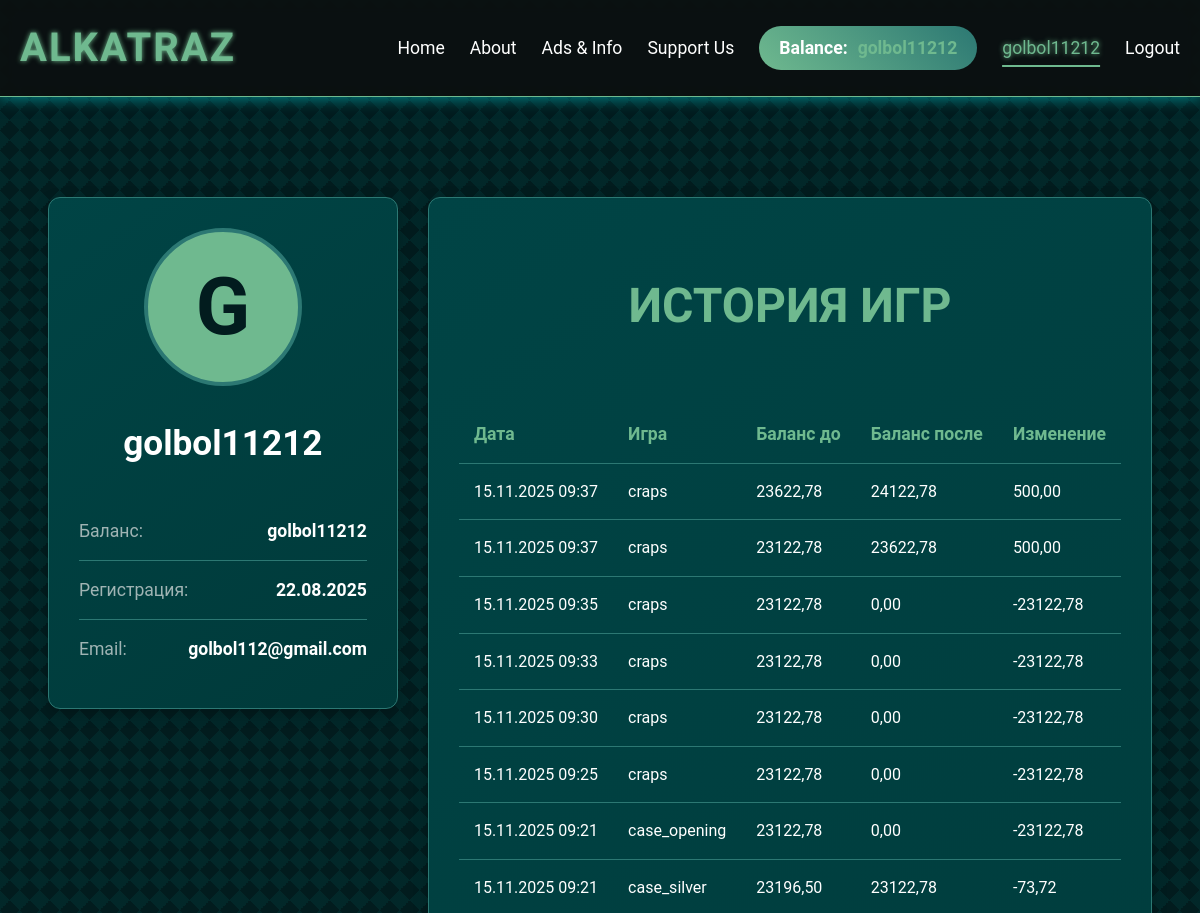
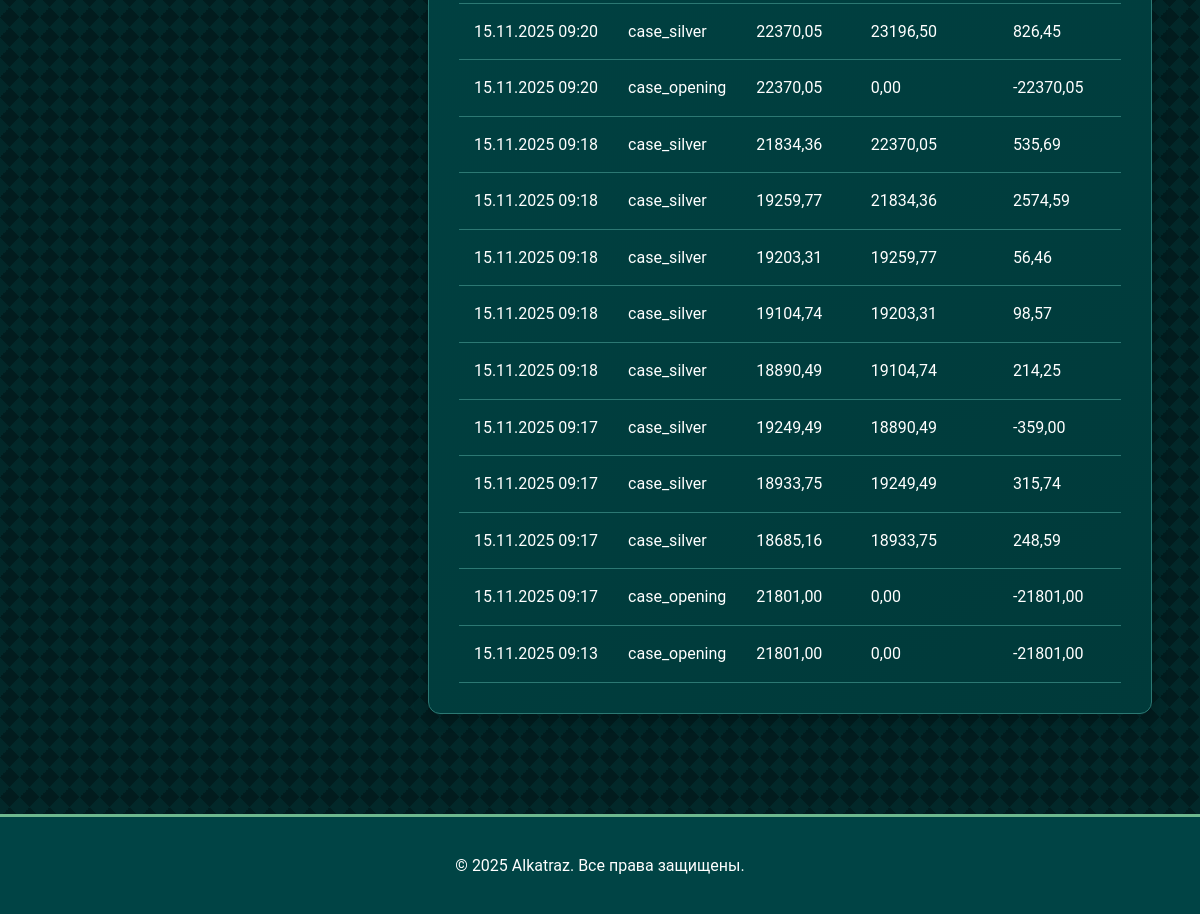
/profile/ (signed in), run on an earlier commit of the app's database (2 pictures, top to bottom).
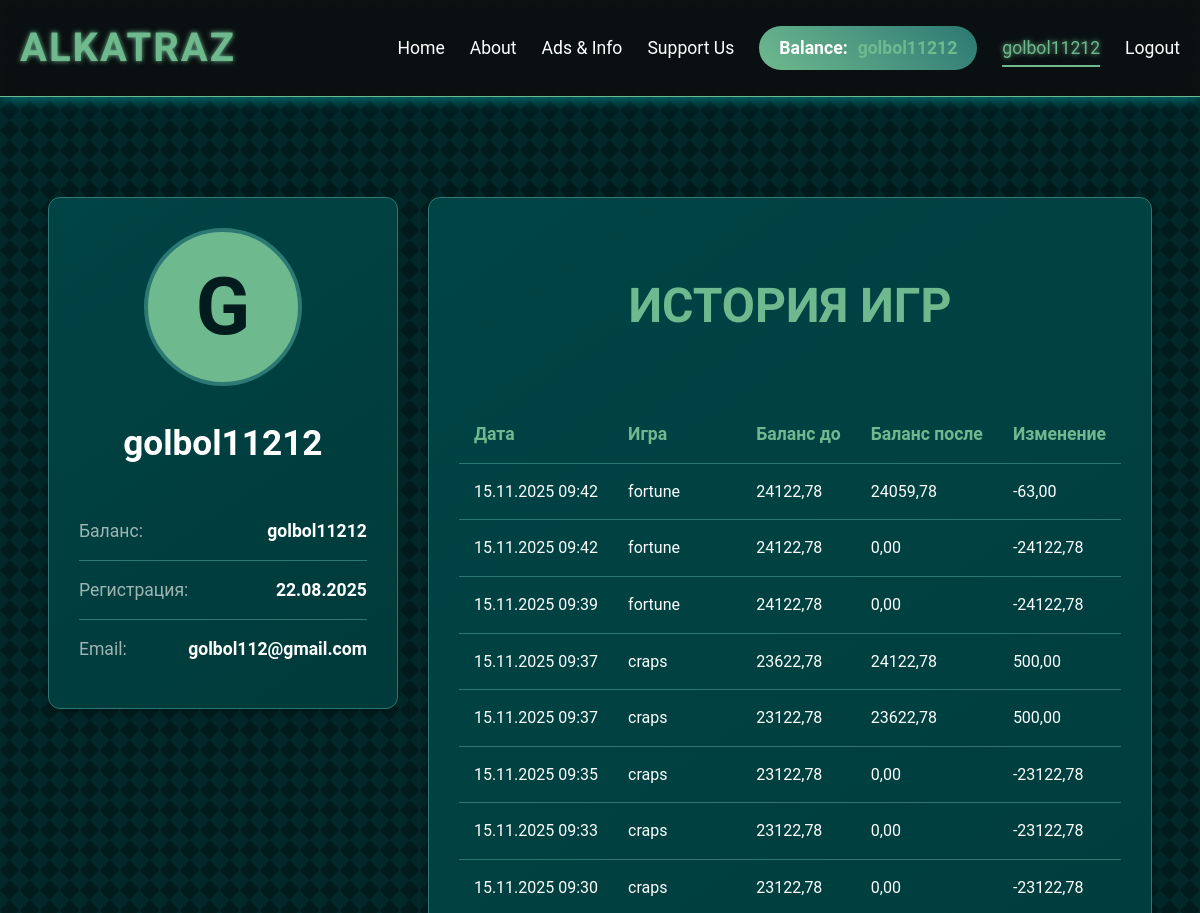
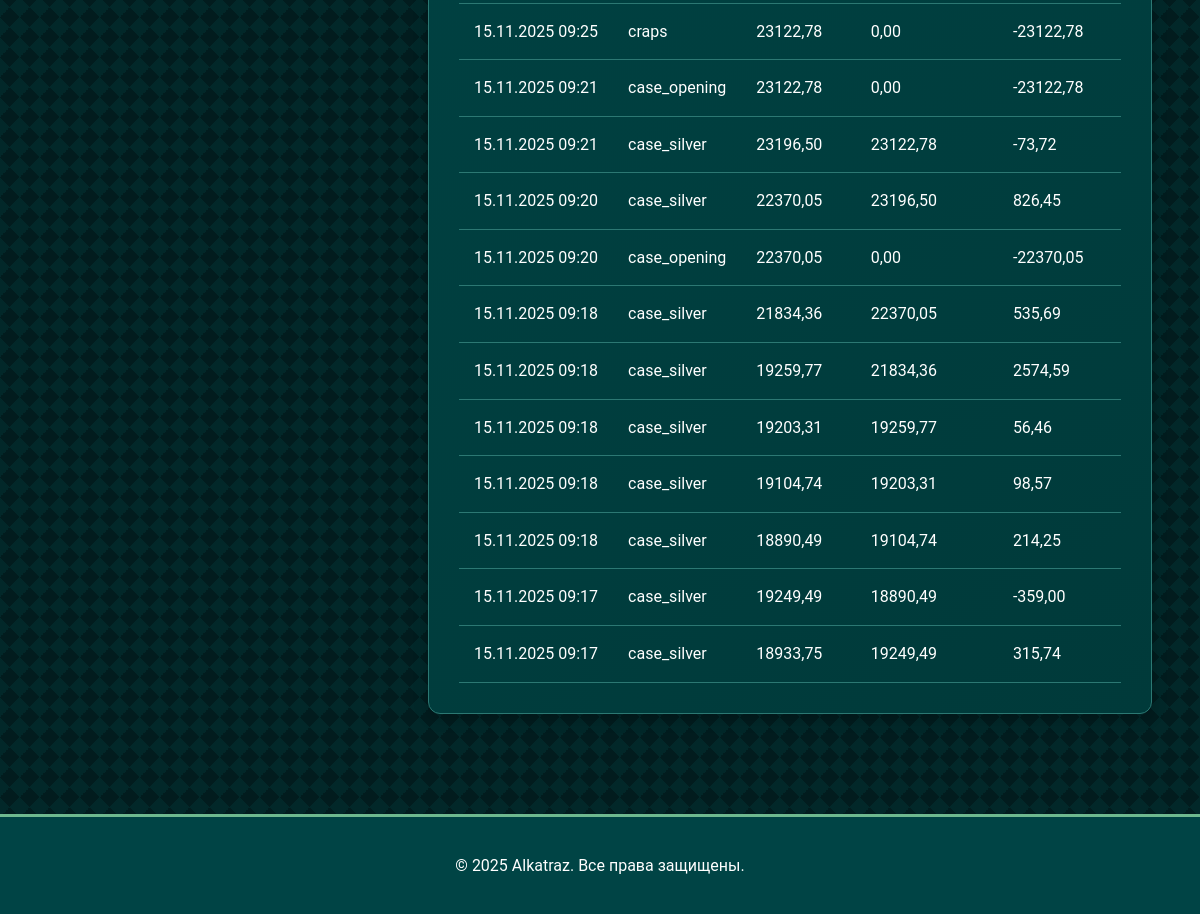
And on a later commit of the database (2 pictures, top to bottom).
### accounts/models.py (models this page shows, shortened)
class CustomUser(AbstractUser):
    balance = models.DecimalField(decimal_places=2, default=1000.0, max_digits=10)
    blinko_balance = models.DecimalField(decimal_places=2, default=1000.0, max_digits=10)
    blingo_balance = models.DecimalField(decimal_places=2, default=1000.0, max_digits=10)
    phone = models.CharField(max_length=15, blank=True)
    blinko_plays_today = models.IntegerField(default=0)
    last_blinko_play_date = models.DateField(null=True, blank=True)
    blingo_plays_today = models.IntegerField(default=0)
    last_blingo_play_date = models.DateField(null=True, blank=True)

### pages/models.py (models this page shows, shortened)
class GameClick(models.Model):
    user = models.ForeignKey(settings.AUTH_USER_MODEL, on_delete=models.SET_NULL, null=True, blank=True)
    game_name = models.CharField(max_length=100)
    target_url = models.URLField()
    timestamp = models.DateTimeField(auto_now_add=True)
    current_balance = models.DecimalField(max_digits=10, decimal_places=2, default=0)
    new_balance = models.DecimalField(max_digits=10, decimal_places=2, default=0)
    total = models.DecimalField(max_digits=10, decimal_places=2, default=0)

### profil/views.py (the view)
# urls.py: path('', views.prof, name='prof'),
@login_required
def prof(request):
    game_history = GameClick.objects.filter(user=request.user).order_by('-timestamp')[:20]
    total_games = GameClick.objects.filter(user=request.user).count()
    favorite_game_query = GameClick.objects.filter(user=request.user) \
        .values('game_name') \
        .annotate(count=Count('game_name')) \
        .order_by('-count') \
        .first()
    favorite_game = favorite_game_query['game_name'] if favorite_game_query else "Нет данных"
    last_activity = GameClick.objects.filter(user=request.user) \
        .aggregate(last=Max('timestamp'))['last']
    context = {
        'user': request.user,
        'game_history': game_history,
        'total_games': total_games,
        'favorite_game': favorite_game,
        'last_activity': last_activity,
    }
    return render(request, 'profil/prof.html', context)

### profil/templates/profil/prof.html (shortened to what this page needs)
{% extends 'pages/base.html' %}
{% load static %}
{% block content %}
<div class="profile-container fade-in">
    <div class="profile-grid">
        <div class="profile-sidebar">
            <div class="profile-card">
                <div class="profile-header">
                    <div class="profile-avatar">{{ user.username|first|upper }}</div>
                    <h2 class="profile-username">{{ user.username }}</h2>
                </div>
                <ul class="info-list">
                    <li class="info-item">
                        <span class="info-label">Баланс:</span>
                        <span class="info-value">{{ request.session.balance|default:"0" }}</span>
                    </li>
                    <li class="info-item">
                        <span class="info-label">Регистрация:</span>
                        <span class="info-value">{{ user.date_joined|date:"d.m.Y" }}</span>
                    </li>
                    <li class="info-item">
                        <span class="info-label">Email:</span>
                        <span class="info-value">{{ user.email|default:"Не указан" }}</span>
                    </li>
                </ul>
            </div>
        </div>
        <div class="profile-main">
            <div class="profile-card">
                <h2 class="section-title">История игр</h2>
                {% if game_history %}
                <div class="table-responsive">
                    <table class="history-table">
                        <thead>
                            <tr>
                                <th>Дата</th>
                                <th>Игра</th>
                                <th>Баланс до</th>
                                <th>Баланс после</th>
                                <th>Изменение</th>
                            </tr>
                        </thead>
                        <tbody>
                            {% for game in game_history %}
                            <tr>
                                <td>{{ game.timestamp|date:"d.m.Y H:i" }}</td>
                                <td>{{ game.game_name }}</td>
                                <td>{{ game.current_balance }}</td>
                                <td>{{ game.new_balance }}</td>
                                <td>{{ game.total }}</td>
                            </tr>
                            {% endfor %}
                        </tbody>
                    </table>
                </div>
                {% else %}
                <p>У вас еще нет истории игр.</p>
                {% endif %}
            </div>
        </div>
    </div>
</div>
{% endblock %}

### pages/templates/pages/base.html (shortened to what this page needs)
{% load static %}
<!DOCTYPE html>
<html lang="ru">
<head>
    <link rel="stylesheet" href="{% static 'pages/css/style.css' %}?v={% now "U" %}">
</head>
<body class="page-body">
    <header class="header">
        <div class="container">
            <a href="{% url 'index' %}" class="logo">ALKATRAZ</a>
            <nav class="nav-links">
                <a href="{% url 'index' %}" class="nav-link">Home</a>
                <a href="{% url 'about' %}" class="nav-link">About</a>
                <a href="{% url 'ads-info' %}" class="nav-link">Ads & Info</a>
                <a href="{% url 'choose-option' %}" class="nav-link">Support Us</a>
                {% if user.is_authenticated %}
                    <div class="user-info">
                        <div class="balance">
                            <span>Balance:</span>
                            <span class="balance-amount">{{ request.session.balance|default:"0" }}</span>
                        </div>
                        <a href="{% url 'prof' %}" class="nav-link">{{ user.username }}</a>
                        <a href="{% url 'logout' %}" class="nav-link">Logout</a>
                    </div>
                {% else %}
                    <a href="{% url 'login' %}" class="nav-link">Login</a>
                    <a href="{% url 'register' %}" class="btn btn-primary">Register</a>
                {% endif %}
            </nav>
        </div>
    </header>
    <main class="container content">
        {% block content %}
        {% endblock %}
    </main>
    <footer class="footer">
        <div class="container">
            <p>&copy; {% now "Y" %} Alkatraz. Все права защищены.</p>
        </div>
    </footer>
</body>
</html>

### pages/static/pages/css/style.css (style rules this page uses)
:root { --bg-dark: #021c1e; --primary: #004445; --secondary: #2c7873; --accent: #6fb98f; --text-light: #ffffff; --font-body: 'Roboto', sans-serif; --font-header: 'Orbitron', sans-serif; --accent-secondary: #00f7ff; --glitch-anim-duration: 0.5s; }
body { font-family: var(--font-body); background-color: var(--bg-dark); color: var(--text-light); margin: 0; padding: 0; line-height: 1.6; overflow-x: hidden; background-image: linear-gradient(45deg, rgba(0, 247, 255, 0.05) 25%, transparent 25%), linear-gradient(-45deg, rgba(0, 247, 255, 0.05) 25%, transparent 25%), linear-gradient(45deg, transparent 75%, rgba(0, 247, 255, 0.05) 75%), linear-gradient(-45deg, transparent 75%, rgba(0, 247, 255, 0.05) 75%); background-size: 20px 20px; }
.page-body { display: flex; flex-direction: column; min-height: 100vh; }
.container { max-width: 1200px; margin: 0 auto; padding: 0 20px; }
.header { background-color: rgba(13, 13, 13, 0.8); backdrop-filter: blur(10px); padding: 1rem 0; border-bottom: 1px solid var(--accent); position: sticky; top: 0; z-index: 1000; box-shadow: 0 0 15px rgba(0, 247, 255, 0.5); }
.header .container { display: flex; justify-content: space-between; align-items: center; }
.logo { font-family: var(--font-header); font-size: 2.5rem; font-weight: 700; color: var(--accent); text-decoration: none; text-transform: uppercase; letter-spacing: 2px; text-shadow: 0 0 5px var(--accent); transition: text-shadow 0.3s ease; }
.nav-links { display: flex; align-items: center; }
.nav-link { color: var(--text-light); text-decoration: none; margin-left: 25px; font-size: 1.1rem; font-weight: 400; position: relative; transition: color 0.3s ease, text-shadow 0.3s ease; padding: 5px 0; }
.nav-link:hover, .nav-link.active { color: var(--accent); text-shadow: 0 0 5px var(--accent); }
.nav-link::after { content: ''; position: absolute; width: 0; height: 2px; bottom: 0; left: 50%; transform: translateX(-50%); background-color: var(--accent); transition: width 0.4s cubic-bezier(0.25, 0.8, 0.25, 1); }
.user-info { display: flex; align-items: center; }
.balance { margin-left: 25px; font-weight: 700; font-size: 1.1rem; background: linear-gradient(45deg, var(--accent), var(--secondary)); padding: 8px 20px; border-radius: 25px; border: none; display: flex; align-items: center; gap: 10px; animation: pulse 2s infinite; }
.balance-amount { color: var(--accent); }
.content { padding-top: 40px; padding-bottom: 40px; flex-grow: 1; }
.section-title { font-family: var(--font-header); text-align: center; font-size: 3rem; margin-bottom: 50px; color: var(--accent); font-weight: 700; text-transform: uppercase; }
.profile-container { padding: 60px 0; }
.profile-grid { display: grid; grid-template-columns: 1fr; gap: 30px; }
@media (min-width: 992px) { .profile-grid { grid-template-columns: 350px 1fr; } }
.profile-card { background: linear-gradient(145deg, var(--primary), #003a3a); padding: 30px; border-radius: 12px; border: 1px solid var(--secondary); box-shadow: 0 4px 15px rgba(0,0,0,0.2); }
.profile-header { text-align: center; margin-bottom: 30px; }
.profile-avatar { width: 150px; height: 150px; border-radius: 50%; background-color: var(--accent); color: var(--bg-dark); display: flex; align-items: center; justify-content: center; font-size: 5rem; font-weight: 700; margin: 0 auto 20px; border: 4px solid var(--secondary); }
.profile-username { font-size: 2.2rem; color: var(--text-light); font-weight: 700; }
.info-list { list-style: none; padding: 0; margin: 0; }
.info-item { display: flex; justify-content: space-between; padding: 15px 0; border-bottom: 1px solid var(--secondary); font-size: 1.1rem; }
.info-item:last-child { border-bottom: none; }
.info-label { color: #a0b4b4; }
.info-value { font-weight: 700; color: var(--text-light); }
.table-responsive { overflow-x: auto; }
.history-table { width: 100%; border-collapse: collapse; margin-top: 10px; }
.history-table th, .history-table td { padding: 15px; text-align: left; border-bottom: 1px solid var(--secondary); }
.history-table th { color: var(--accent); font-size: 1.1rem; font-weight: 700; }
.footer { background-color: var(--primary); text-align: center; padding: 20px 0; border-top: 3px solid var(--accent); }
.fade-in { animation: fadeIn 1s ease-in-out; }
.nav-link.active { color: var(--accent); }
.nav-link.active::after { width: 100%; }

What changed in the data, as far as the page shows it:
no longer on this page (row unchanged): GameClick: timestamp "15.11.2025 09:17", game_name "case_silver", current_balance "18685,16", new_balance "18933,75", total "248,59"
no longer on this page (row unchanged): GameClick: timestamp "15.11.2025 09:17", game_name "case_opening", current_balance "21801,00", new_balance "0,00", total "-21801,00"
no longer on this page (row unchanged): GameClick: timestamp "15.11.2025 09:13", game_name "case_opening", current_balance "21801,00", new_balance "0,00", total "-21801,00"
added GameClick: timestamp "15.11.2025 09:42", game_name "fortune", current_balance "24122,78", new_balance "24059,78", total "-63,00"
added GameClick: timestamp "15.11.2025 09:42", game_name "fortune", current_balance "24122,78", new_balance "0,00", total "-24122,78"
added GameClick: timestamp "15.11.2025 09:39", game_name "fortune", current_balance "24122,78", new_balance "0,00", total "-24122,78"
